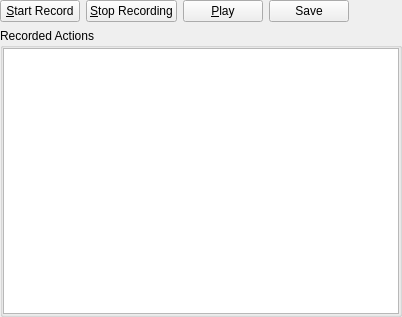
<?xml version="1.0" encoding="UTF-8"?>
<ui version="4.0">
 <class>MacrosSidebar</class>
 <widget class="QWidget" name="MacrosSidebar">
  <property name="geometry">
   <rect>
    <x>0</x>
    <y>0</y>
    <width>402</width>
    <height>317</height>
   </rect>
  </property>
  <property name="windowTitle">
   <string>Form</string>
  </property>
  <layout class="QFormLayout" name="formLayout">
   <property name="leftMargin">
    <number>0</number>
   </property>
   <property name="topMargin">
    <number>0</number>
   </property>
   <property name="rightMargin">
    <number>0</number>
   </property>
   <property name="bottomMargin">
    <number>0</number>
   </property>
   <item row="0" column="0">
    <layout class="QHBoxLayout" name="horizontalLayout">
     <item>
      <widget class="QPushButton" name="m_btnStart">
       <property name="text">
        <string>&amp;Start Record</string>
       </property>
      </widget>
     </item>
     <item>
      <widget class="QPushButton" name="m_btnStop">
       <property name="text">
        <string>&amp;Stop Recording</string>
       </property>
      </widget>
     </item>
     <item>
      <widget class="QPushButton" name="m_btnPlay">
       <property name="text">
        <string>&amp;Play</string>
       </property>
      </widget>
     </item>
     <item>
      <widget class="QPushButton" name="m_btnSave">
       <property name="text">
        <string>Save</string>
       </property>
      </widget>
     </item>
    </layout>
   </item>
   <item row="1" column="0" colspan="2">
    <widget class="QGroupBox" name="groupBox">
     <property name="sizePolicy">
      <sizepolicy hsizetype="Preferred" vsizetype="Preferred">
       <horstretch>0</horstretch>
       <verstretch>1</verstretch>
      </sizepolicy>
     </property>
     <property name="title">
      <string>Recorded Actions</string>
     </property>
     <layout class="QHBoxLayout" name="horizontalLayout_2">
      <property name="leftMargin">
       <number>0</number>
      </property>
      <property name="topMargin">
       <number>0</number>
      </property>
      <property name="rightMargin">
       <number>0</number>
      </property>
      <property name="bottomMargin">
       <number>0</number>
      </property>
      <item>
       <widget class="QListWidget" name="m_listSteps"/>
      </item>
     </layout>
    </widget>
   </item>
  </layout>
 </widget>
 <tabstops>
  <tabstop>m_btnStart</tabstop>
  <tabstop>m_btnStop</tabstop>
  <tabstop>m_btnPlay</tabstop>
 </tabstops>
 <resources/>
 <connections/>
</ui>
